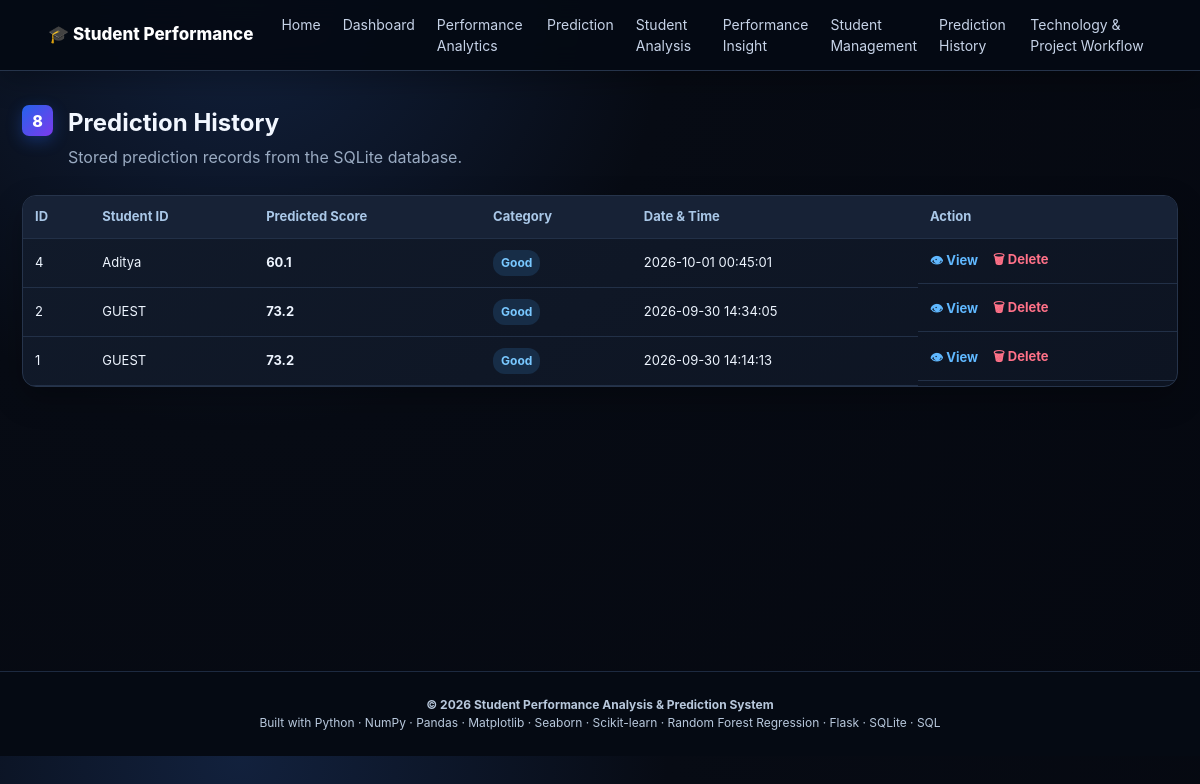
The app's page /history with its own data.
### tables this page shows
CREATE TABLE prediction_history (
    id INTEGER PRIMARY KEY AUTOINCREMENT,
    student_id TEXT,
    predicted_score REAL,
    performance_category TEXT,
    model_name TEXT,
    created_at TEXT DEFAULT CURRENT_TIMESTAMP
);

### app/app.py (the view)
@app.route("/history")
def history():
    conn = get_db()
    rows = conn.execute(
        "SELECT * FROM prediction_history ORDER BY id DESC"
    ).fetchall()
    conn.close()
    return render_template(
        "history.html",
        history=rows
    )

### app/app.py (called while the page is built)
def get_db():
    conn = sqlite3.connect(DB_PATH)
    conn.row_factory = sqlite3.Row
    return conn

### app/templates/history.html (shortened to what this page needs)
{% extends "base.html" %}
{% block content %}
<section class="page-wrap">
    <div class="page-title">
        <span class="section-number">8</span>
        <div>
            <h1>Prediction History</h1>
            <p>Stored prediction records from the SQLite database.</p>
        </div>
    </div>
    <div class="table-card wide">
        <table>
            <thead>
                <tr>
                    <th>ID</th>
                    <th>Student ID</th>
                    <th>Predicted Score</th>
                    <th>Category</th>
                    <th>Date & Time</th>
                    <th>Action</th>
                </tr>
            </thead>
            <tbody>
                {% for h in history %}
                <tr>
                    <td>{{ h.id }}</td>
                    <td>{{ h.student_id }}</td>
                    <td>
                        <b>{{ h.predicted_score }}</b>
                    </td>
                    <td>
                        <span class="badge">
                            {{ h.performance_category }}
                        </span>
                    </td>
                    <td>{{ h.created_at }}</td>
                    <td class="action-buttons">
                        <a
                            href="{{ url_for('view_prediction', prediction_id=h.id) }}"
                            class="btn-view">
                            👁 View
                        </a>
                        <form
                            method="POST"
                            action="{{ url_for('delete_prediction', prediction_id=h.id) }}"
                            style="display:inline;"
                            onsubmit="return confirm('Are you sure you want to delete this prediction?');">
                            <button
                                type="submit"
                                class="btn-delete">
                                🗑 Delete
                            </button>
                        </form>
                    </td>
                </tr>
                {% else %}
                <tr>
                    <td colspan="6">
                        No prediction records yet.
                    </td>
                </tr>
                {% endfor %}
            </tbody>
        </table>
    </div>
</section>
{% endblock %}

### app/templates/base.html (shortened to what this page needs)
<!doctype html>
<html lang="en">
<head>
  <link rel="stylesheet"
        href="{{ url_for('static', filename='css/style.css') }}">
</head>
<body>
<nav class="navbar">
  <a class="brand" href="{{ url_for('index') }}#home">
    🎓 Student Performance
  </a>
  <div class="navlinks">
    <a href="{{ url_for('index') }}#home">
      Home
    </a>
    <a href="{{ url_for('index') }}#dashboard">
      Dashboard
    </a>
    <a href="{{ url_for('index') }}#analytics">
      Performance Analytics
    </a>
    <a href="{{ url_for('index') }}#prediction">
      Prediction
    </a>
    <a href="{{ url_for('index') }}#student-analysis">
      Student Analysis
    </a>
    <a href="{{ url_for('index') }}#insights">
      Performance Insight
    </a>
    <a href="{{ url_for('index') }}#student-management">
      Student Management
    </a>
    <a href="{{ url_for('index') }}#prediction-history">
      Prediction History
    </a>
    <a href="{{ url_for('index') }}#technology-workflow">
      Technology & Project Workflow
    </a>
  </div>
</nav>
<main>
  {% block content %}{% endblock %}
</main>
<footer class="footer">
  <div>
    <strong>
      © 2026 Student Performance Analysis & Prediction System
    </strong>
  </div>
  <div>
    Built with Python · NumPy · Pandas · Matplotlib · Seaborn ·
    Scikit-learn · Random Forest Regression · Flask · SQLite · SQL
  </div>
</footer>
</body>
</html>

### app/static/css/style.css (style rules this page uses)
:root { --bg:#070b14;--bg2:#0b1120;--panel:#111827;--panel2:#151f32;--panel3:#1b263a; --border:#26344b;--border2:#34445f;--text:#eef5ff;--muted:#9aabc2; --blue:#38bdf8;--blue2:#60a5fa;--purple:#a78bfa;--green:#34d399; --yellow:#fbbf24;--orange:#fb923c;--red:#fb7185;--pink:#f472b6;--teal:#2dd4bf; --shadow:0 12px 30px rgba(0,0,0,.28) }
* { box-sizing:border-box }
html { scroll-behavior:smooth }
body { margin:0; font-family:Inter,Segoe UI,Arial,sans-serif; background:radial-gradient(circle at 20% 0%,#12213d 0,#070b14 35%,#050810 100%); color:var(--text); line-height:1.5 }
a { color:var(--blue) }
.navbar { position:sticky; top:0; z-index:50; display:flex; align-items:center; gap:28px; padding:14px 4%; background:rgba(5,10,20,.94); backdrop-filter:blur(14px); color:#fff; border-bottom:1px solid var(--border); box-shadow:0 8px 30px rgba(0,0,0,.3) }
.brand { color:#fff; text-decoration:none; font-weight:800; font-size:17px; white-space:nowrap }
.navlinks { display:flex; gap:22px; flex:1; justify-content:center }
.navlinks a { color:#dce9ff; text-decoration:none; font-size:14px; opacity:.9 }
.hero,.section,.page-wrap { max-width:1250px; margin:0 auto; padding:34px 22px }
.section-number { display:inline-flex; flex:none; width:31px; height:31px; border-radius:7px; background:linear-gradient(135deg,#2563eb,#7c3aed); color:#fff; align-items:center; justify-content:center; font-weight:800; box-shadow:0 5px 16px #2563eb55 }
.section-head,.page-title { display:flex; gap:15px; align-items:flex-start; margin-bottom:22px }
.section-head h2,.page-title h1 { margin:0; color:#f2f7ff }
.section-head p,.page-title p { margin:4px 0; color:var(--muted) }
.chart-card,.insight-card,.table-card,.profile-card,.result-card { background:linear-gradient(145deg,#111a2a,#0d1422); border:1px solid var(--border); border-radius:14px; box-shadow:var(--shadow) }
.table-card { overflow:auto }
.table-card table { width:100%; border-collapse:collapse; min-width:700px }
.table-card th,.table-card td { padding:11px 12px; border-bottom:1px solid #223047; text-align:left; font-size:13px; white-space:nowrap }
.table-card th { background:#172236; color:#a9c7e7 }
.footer { background:#050a13; color:#b8c8dc; text-align:center; padding:24px; font-size:12px; border-top:1px solid #1d2a40 }
.page-wrap { min-height:75vh }
.wide { margin-top:15px }
.badge { display:inline-block; padding:4px 8px; border-radius:12px; background:#172d47; color:#79c8ff; font-size:12px; font-weight:700 }
.action-buttons { display:flex; align-items:center; gap:15px; white-space:nowrap }
.btn-view { display:inline-block; color:#60b8ff; text-decoration:none; font-weight:700; cursor:pointer; padding:0; background:transparent; border:0 }
.btn-delete { display:inline-block; background:transparent; border:0; padding:0; margin:0; color:#ff7188; font-family:inherit; font-size:13px; font-weight:700; cursor:pointer }

### records on screen
prediction_history: id "4", student_id "Aditya", predicted_score "60.1", performance_category "Good", created_at "2026-10-01 00:45:01"
prediction_history: id "2", student_id "GUEST", predicted_score "73.2", performance_category "Good", created_at "2026-09-30 14:34:05"
prediction_history: id "1", student_id "GUEST", predicted_score "73.2", performance_category "Good", created_at "2026-09-30 14:14:13"
